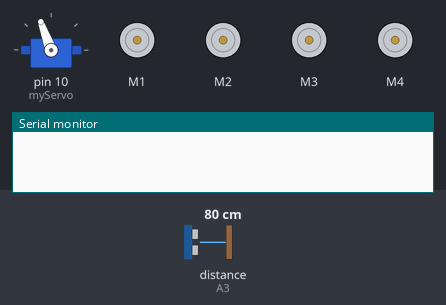
A sketch run on a simulated Arduino Uno, built with avr-gcc and run on an emulated ATmega328P. Parts: servo, 4 × DC motor (green arrow = forward, orange = backward, longer = faster), the last lines printed to the serial monitor. Wiring (inferred from the names in the program): ultrasonic range finder: trigger A2; echo A3. Inputs (shaded band) come from the test bench; at power-on: distance to the obstacle (sensor on A3) 80 cm. The echo pulse lasts 58.3 µs per cm.

Above: at 1.2 s.
1.3 s: distance to the obstacle (sensor on A3) set to 74 cm
4.3 s: distance to the obstacle (sensor on A3) set to 67 cm
At 5.17 s:
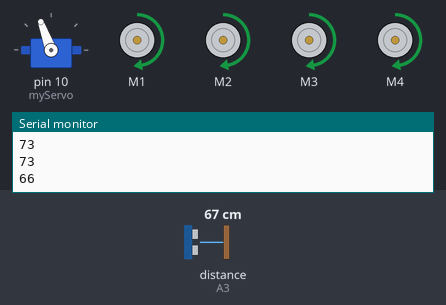
7.3 s: distance to the obstacle (sensor on A3) set to 32 cm
10.3 s: distance to the obstacle (sensor on A3) set to 28 cm
At 11.03 s:
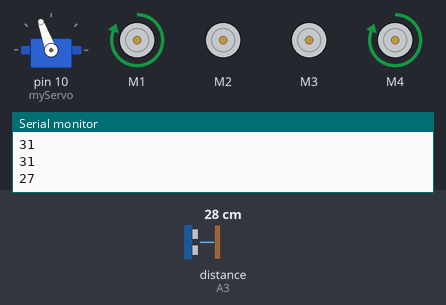
At 11.9 s:
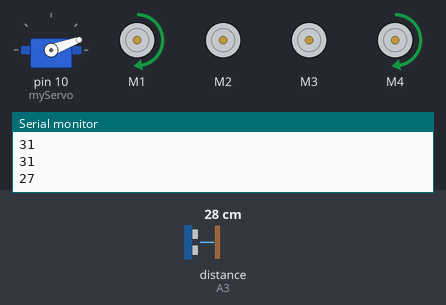
13.3 s: distance to the obstacle (sensor on A3) set to 2 cm
16.3 s: distance to the obstacle (sensor on A3) set to 35 cm
At 17.3 s:
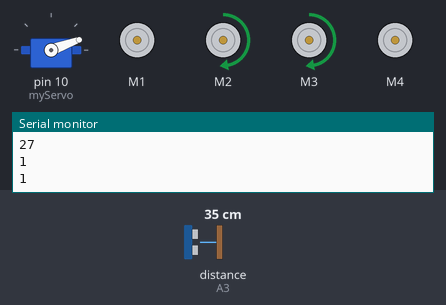
Timing chart, 0 to 20.3 s (numbered marks = the images above; inputs shaded):
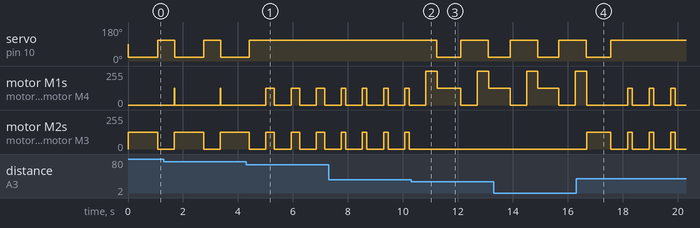

Measured:
- the behaviour switches between 71 and 70 cm on distance to the obstacle (sensor on A3) (found by bisection; images 0 and 1)
- the behaviour switches between 31 and 30 cm on distance to the obstacle (sensor on A3) (found by bisection; images 1 and 2)
- after the input at 4.3 s, servo on pin 10 (myServo): goes on until 4.4 s, then stays 110°; motor M1–4: alternates forward 127/255 for 0.31 s and stopped for 0.60 s, starting after 1.0 s
- after the input at 10.3 s, servo on pin 10 (myServo): 110° → 20° after 0.94 s, → 110° 0.87 s later, → 20° 1.0 s later; motor M2, motor M3: stops changing and stays stopped
- after the input at 16.3 s, motor M2, motor M3: stopped → forward 127/255 after 0.38 s, then repeats every 0.78 s: stopped 0.60 s, forward 127/255 0.18 s
- by itself, motor M1, motor M4: alternates forward 127/255 for 0.02 s and stopped for 1.7 s

The sketch:

Seguidor_logico.ino
```cpp
// Librerías:

#include <AFMotor.h>
#include <Servo.h>


// Variables:

const int trigPin = A2;
const int echoPin = A3;

long duration;
int distance;

int motorspeed=200;
int ch1;
int ch2;
int potenR;
int potenL;

int distanceM1;
int distanceM2;
int distanceM3;

bool finaltry = false;
bool revisar = true;

// Motores:

AF_DCMotor motorUR(1);
AF_DCMotor motorUL(2);
AF_DCMotor motorDL(3);
AF_DCMotor motorDR(4);

Servo myServo;


void setup() {

  pinMode(trigPin, OUTPUT);
  pinMode(echoPin, INPUT);
  Serial.begin(9600);
  myServo.attach(10);

  Serial.begin(9600);

  pinMode(A5, INPUT);

  motorUR.setSpeed(255);  // speed: 0 to 255
  motorUR.run(RELEASE);

  motorUL.setSpeed(255);  // speed: 0 to 255
  motorUL.run(RELEASE);

  motorDL.setSpeed(255);  // speed: 0 to 255
  motorDL.run(RELEASE);

  motorDR.setSpeed(255);  // speed: 0 to 255
  motorDR.run(RELEASE);

}


int calculateDistance(){

  digitalWrite(trigPin, LOW);
  delayMicroseconds(2);
  digitalWrite(trigPin, HIGH);
  delayMicroseconds(10);
  digitalWrite(trigPin, LOW);
  duration = pulseIn(echoPin, HIGH);
  distance= duration*0.034/2;
  return distance;
}


// Loop:

void loop() {

finaltry = false;

for(int i=0;i<=69;i++){

finaltry = false;


potenL= 127;
potenR= 127;
distance = calculateDistance();

if ((i == 68) and (distance > 30)){
for (int j=0;j==20;j++){
finaltry = true;

potenL= 255 ;
potenR= 255 ;

  motorDR.run(FORWARD);
  motorDL.run(FORWARD);
  motorUR.run(FORWARD);
  motorUL.run(FORWARD);
  motorUR.setSpeed(potenR);  // speed: 0 to 255
  motorUL.setSpeed(potenL);  // speed: 0 to 255
  motorDR.setSpeed(potenR);  // speed: 0 to 255
  motorDL.setSpeed(potenL);  // speed: 0 to 255
}
}

if (revisar == true){

  myServo.write(20);

  delay(10);

  if(distance >= 30){
  potenR = ((30/distance) * 127) ;
  }
  if(distance <= 30){
  potenL = ((distance/30) * 127) ;
  }

  potenL= potenL ;
  potenR= potenR ;

  motorDR.run(FORWARD);
  motorDL.run(FORWARD);
  motorUR.run(FORWARD);
  motorUL.run(FORWARD);
  motorUR.setSpeed(potenR);  // speed: 0 to 255
  motorUL.setSpeed(potenL);  // speed: 0 to 255
  motorDR.setSpeed(potenR);  // speed: 0 to 255
  motorDL.setSpeed(potenL);  // speed: 0 to 255

  /*
    Serial.print(i);
    Serial.print("     ");
    Serial.print(distance);
    Serial.print("     ");
    Serial.print(potenL);
    Serial.print(" W ");
    Serial.println(potenR);
    */

}

  }

potenL= 0;
potenR= 0;

motorDR.run(RELEASE);
motorDL.run(RELEASE);
motorUR.run(RELEASE);
motorUL.run(RELEASE);

myServo.write(110);


/*
while (distanceM1 != distanceM2){

distanceM1 = calculateDistance();
delay(200);
distanceM2 = calculateDistance();
delay(200);

distance = distanceM1;

}
*/
delay(500);
distance = calculateDistance();
delay(100);
Serial.println(distance);


if (distance < 70){
  revisar = false;

}

if (distance < 30){

  potenR= 255;
  motorDR.run(FORWARD);
  motorUR.run(FORWARD);
  motorUR.setSpeed(potenR);  // speed: 0 to 255
  motorDR.setSpeed(potenR);  // speed: 0 to 255
  delay(400);
  revisar = true;
}
else{

  potenL= 127;
  potenR= 127;

  motorDR.run(FORWARD);
  motorDL.run(FORWARD);
  motorUR.run(FORWARD);
  motorUL.run(FORWARD);
  motorUR.setSpeed(potenR);  // speed: 0 to 255
  motorUL.setSpeed(potenL);  // speed: 0 to 255
  motorDR.setSpeed(potenR);  // speed: 0 to 255
  motorDL.setSpeed(potenL);  // speed: 0 to 255
}
}
```
